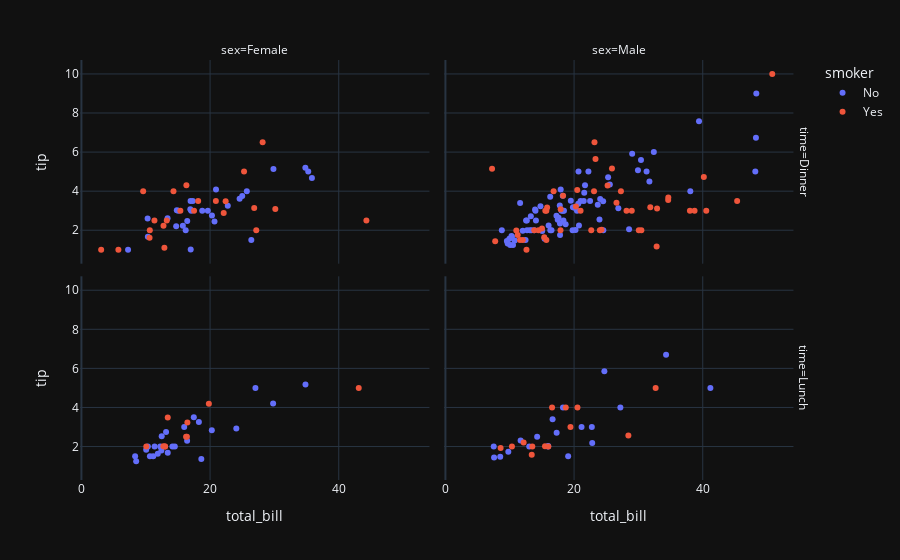

The code cell stored with this chart in its notebook:
### Code cell
df = px.data.tips()
# facet_col и facet_row контролируют значения определенного столбца датафрейма по колонке и строке соответственно
fig = px.scatter(df, x="total_bill", y="tip", color="smoker", facet_col="sex", facet_row="time")
fig.show()

### Figure 1 — Plotly figure (JSON) as saved in the notebook; plotly's stock layout.template omitted (floating-point values rounded to 4 significant figures)
{"data": [{"hovertemplate": "smoker=No<br>time=Dinner<br>sex=Female<br>total_bill=%{x}<br>tip=%{y}<extra></extra>", "legendgroup": "No", "marker": {"color": "#636efa", "symbol": "circle"}, "mode": "markers", "name": "No", "orientation": "v", "showlegend": true, "x": [16.99, 24.59, 35.26, 14.83, 10.33, 16.97, 20.29, 15.77, 19.65, 15.06, 20.69, 16.93, 10.29, 34.81, 26.41, 16.45, 17.07, 14.73, 22.75, 20.92, 7.25, 25.71, 17.31, 29.85, 25.0, 13.39, 16.21, 35.83, 18.78], "xaxis": "x3", "y": [1.01, 3.61, 5.0, 3.02, 1.67, 3.5, 2.75, 2.23, 3.0, 3.0, 2.45, 3.07, 2.6, 5.2, 1.5, 2.47, 3.0, 2.2, 3.25, 4.08, 1.0, 4.0, 3.5, 5.14, 3.75, 2.61, 2.0, 4.67, 3.0], "yaxis": "y3", "type": "scatter"}, {"hovertemplate": "smoker=No<br>time=Dinner<br>sex=Male<br>total_bill=%{x}<br>tip=%{y}<extra></extra>", "legendgroup": "No", "marker": {"color": "#636efa", "symbol": "circle"}, "mode": "markers", "name": "No", "orientation": "v", "showlegend": false, "x": [10.34, 21.01, 23.68, 25.29, 8.77, 26.88, 15.04, 14.78, 10.27, 15.42, 18.43, 21.58, 16.29, 20.65, 17.92, 39.42, 19.82, 17.81, 13.37, 12.69, 21.7, 9.55, 18.35, 17.78, 24.06, 16.31, 18.69, 31.27, 16.04, 17.46, 13.94, 9.68, 30.4, 18.29, 22.23, 32.4, 28.55, 18.04, 12.54, 9.94, 25.56, 19.49, 48.27, 17.59, 20.08, 20.23, 12.02, 10.51, 22.49, 12.46, 18.24, 14.0, 38.07, 23.95, 29.93, 14.07, 13.13, 17.26, 24.55, 19.77, 48.17, 16.49, 21.5, 12.66, 13.81, 24.52, 20.76, 31.71, 20.69, 48.33, 20.45, 13.28, 11.61, 10.77, 10.07, 29.03, 17.82], "xaxis": "x4", "y": [1.66, 3.5, 3.31, 4.71, 2.0, 3.12, 1.96, 3.23, 1.71, 1.57, 3.0, 3.92, 3.71, 3.35, 4.08, 7.58, 3.18, 2.34, 2.0, 2.0, 4.3, 1.45, 2.5, 3.27, 3.6, 2.0, 2.31, 5.0, 2.24, 2.54, 3.06, 1.32, 5.6, 3.0, 5.0, 6.0, 2.05, 3.0, 2.5, 1.56, 4.34, 3.51, 6.73, 2.64, 3.15, 2.01, 1.97, 1.25, 3.5, 1.5, 3.76, 3.0, 4.0, 2.55, 5.07, 2.5, 2.0, 2.74, 2.0, 2.0, 5.0, 2.0, 3.5, 2.5, 2.0, 3.48, 2.24, 4.5, 5.0, 9.0, 3.0, 2.72, 3.39, 1.47, 1.25, 5.92, 1.75], "yaxis": "y4", "type": "scatter"}, {"hovertemplate": "smoker=No<br>time=Lunch<br>sex=Female<br>total_bill=%{x}<br>tip=%{y}<extra></extra>", "legendgroup": "No", "marker": {"color": "#636efa", "symbol": "circle"}, "mode": "markers", "name": "No", "orientation": "v", "showlegend": false, "x": [10.07, 34.83, 10.65, 12.43, 24.08, 13.42, 12.48, 29.8, 14.52, 11.38, 20.27, 11.17, 12.26, 18.26, 8.51, 10.33, 14.15, 13.16, 17.47, 27.05, 16.43, 8.35, 18.64, 11.87, 15.98], "xaxis": "x", "y": [1.83, 5.17, 1.5, 1.8, 2.92, 1.68, 2.52, 4.2, 2.0, 2.0, 2.83, 1.5, 2.0, 3.25, 1.25, 2.0, 2.0, 2.75, 3.5, 5.0, 2.3, 1.5, 1.36, 1.63, 3.0], "yaxis": "y", "type": "scatter"}, {"hovertemplate": "smoker=No<br>time=Lunch<br>sex=Male<br>total_bill=%{x}<br>tip=%{y}<extra></extra>", "legendgroup": "No", "marker": {"color": "#636efa", "symbol": "circle"}, "mode": "markers", "name": "No", "orientation": "v", "showlegend": false, "x": [27.2, 22.76, 17.29, 16.66, 15.98, 13.03, 18.28, 24.71, 21.16, 11.69, 14.26, 15.95, 8.52, 22.82, 19.08, 34.3, 41.19, 9.78, 7.51, 7.56], "xaxis": "x2", "y": [4.0, 3.0, 2.71, 3.4, 2.03, 2.0, 4.0, 5.85, 3.0, 2.31, 2.5, 2.0, 1.48, 2.18, 1.5, 6.7, 5.0, 1.73, 2.0, 1.44], "yaxis": "y2", "type": "scatter"}, {"hovertemplate": "smoker=Yes<br>time=Dinner<br>sex=Female<br>total_bill=%{x}<br>tip=%{y}<extra></extra>", "legendgroup": "Yes", "marker": {"color": "#EF553B", "symbol": "circle"}, "mode": "markers", "name": "Yes", "orientation": "v", "showlegend": true, "x": [3.07, 26.86, 25.28, 5.75, 16.32, 11.35, 15.38, 44.3, 22.42, 14.31, 17.51, 10.59, 10.63, 9.6, 20.9, 18.15, 12.76, 13.27, 28.17, 12.9, 30.14, 22.12, 27.18], "xaxis": "x3", "y": [1.0, 3.14, 5.0, 1.0, 4.3, 2.5, 3.0, 2.5, 3.48, 4.0, 3.0, 1.61, 2.0, 4.0, 3.5, 3.5, 2.23, 2.5, 6.5, 1.1, 3.09, 2.88, 2.0], "yaxis": "y3", "type": "scatter"}, {"hovertemplate": "smoker=Yes<br>time=Dinner<br>sex=Male<br>total_bill=%{x}<br>tip=%{y}<extra></extra>", "legendgroup": "Yes", "marker": {"color": "#EF553B", "symbol": "circle"}, "mode": "markers", "name": "Yes", "orientation": "v", "showlegend": false, "x": [38.01, 11.24, 20.29, 13.81, 11.02, 18.29, 15.01, 17.92, 28.97, 40.17, 27.28, 12.03, 21.01, 15.36, 20.49, 25.21, 50.81, 15.81, 7.25, 31.85, 16.82, 32.9, 17.89, 14.48, 34.63, 34.65, 23.33, 45.35, 23.17, 40.55, 30.46, 23.1, 15.69, 26.59, 38.73, 24.27, 30.06, 25.89, 28.15, 11.59, 7.74, 24.01, 15.69, 15.53, 12.6, 32.83, 22.67], "xaxis": "x4", "y": [3.0, 1.76, 3.21, 2.0, 1.98, 3.76, 2.09, 3.08, 3.0, 4.73, 4.0, 1.5, 3.0, 1.64, 4.06, 4.29, 10.0, 3.16, 5.15, 3.18, 4.0, 3.11, 2.0, 2.0, 3.55, 3.68, 5.65, 3.5, 6.5, 3.0, 2.0, 4.0, 1.5, 3.41, 3.0, 2.03, 2.0, 5.16, 3.0, 1.5, 1.44, 2.0, 3.0, 3.0, 1.0, 1.17, 2.0], "yaxis": "y4", "type": "scatter"}, {"hovertemplate": "smoker=Yes<br>time=Lunch<br>sex=Female<br>total_bill=%{x}<br>tip=%{y}<extra></extra>", "legendgroup": "Yes", "marker": {"color": "#EF553B", "symbol": "circle"}, "mode": "markers", "name": "Yes", "orientation": "v", "showlegend": false, "x": [19.81, 43.11, 13.0, 12.74, 13.0, 16.4, 16.47, 13.42, 16.27, 10.09], "xaxis": "x", "y": [4.19, 5.0, 2.0, 2.01, 2.0, 2.5, 3.23, 3.48, 2.5, 2.0], "yaxis": "y", "type": "scatter"}, {"hovertemplate": "smoker=Yes<br>time=Lunch<br>sex=Male<br>total_bill=%{x}<br>tip=%{y}<extra></extra>", "legendgroup": "Yes", "marker": {"color": "#EF553B", "symbol": "circle"}, "mode": "markers", "name": "Yes", "orientation": "v", "showlegend": false, "x": [19.44, 32.68, 16.0, 28.44, 15.48, 16.58, 10.34, 13.51, 18.71, 20.53, 12.16, 8.58, 13.42], "xaxis": "x2", "y": [3.0, 5.0, 2.0, 2.56, 2.02, 4.0, 2.0, 2.0, 4.0, 4.0, 2.2, 1.92, 1.58], "yaxis": "y2", "type": "scatter"}], "layout": {"xaxis": {"anchor": "y", "domain": [0.0, 0.48], "title": {"text": "total_bill"}}, "yaxis": {"anchor": "x", "domain": [0.0, 0.485], "title": {"text": "tip"}}, "xaxis2": {"anchor": "y2", "domain": [0.5, 0.98], "matches": "x", "title": {"text": "total_bill"}}, "yaxis2": {"anchor": "x2", "domain": [0.0, 0.485], "matches": "y", "showticklabels": false}, "xaxis3": {"anchor": "y3", "domain": [0.0, 0.48], "matches": "x", "showticklabels": false}, "yaxis3": {"anchor": "x3", "domain": [0.515, 1.0], "matches": "y", "title": {"text": "tip"}}, "xaxis4": {"anchor": "y4", "domain": [0.5, 0.98], "matches": "x", "showticklabels": false}, "yaxis4": {"anchor": "x4", "domain": [0.515, 1.0], "matches": "y", "showticklabels": false}, "annotations": [{"font": {}, "showarrow": false, "text": "sex=Female", "x": 0.24, "xanchor": "center", "xref": "paper", "y": 1.0, "yanchor": "bottom", "yref": "paper"}, {"font": {}, "showarrow": false, "text": "sex=Male", "x": 0.74, "xanchor": "center", "xref": "paper", "y": 1.0, "yanchor": "bottom", "yref": "paper"}, {"font": {}, "showarrow": false, "text": "time=Lunch", "textangle": 90, "x": 0.98, "xanchor": "left", "xref": "paper", "y": 0.2425, "yanchor": "middle", "yref": "paper"}, {"font": {}, "showarrow": false, "text": "time=Dinner", "textangle": 90, "x": 0.98, "xanchor": "left", "xref": "paper", "y": 0.7575, "yanchor": "middle", "yref": "paper"}], "legend": {"title": {"text": "smoker"}, "tracegroupgap": 0}, "margin": {"t": 60}}}
